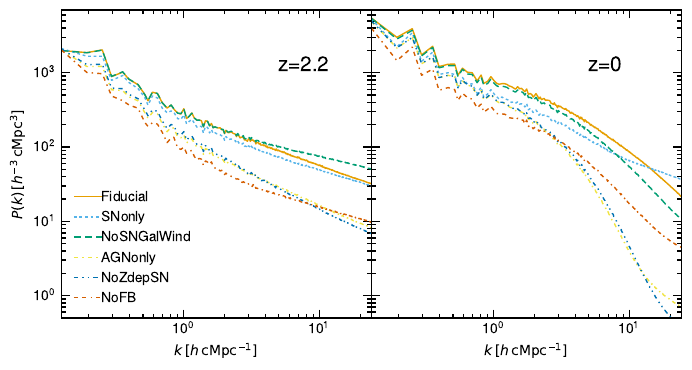

This figure's Python source:

import numpy as np
import matplotlib.pyplot as plt


# 1x2 grid of plots
fig, ax = plt.subplots(1, 2, figsize=(8, 4), sharex=True, sharey=True)
# Adjust the spacing between subplots
plt.subplots_adjust(wspace=0, hspace=0)

BoxSize = 50
Nmesh = 1536
ax[0].set_xlim(2*np.pi/BoxSize, np.pi/BoxSize*Nmesh/4)
ax[0].set_ylim(5e-1, 7e3)
xlabel = r"$k\,[h\,{\rm cMpc}^{-1}]$"
ylabel = r"$P(k)\,[h^{-3}\,{\rm cMpc}^3]$"

ax[0].set_ylabel(ylabel)
ax[0].set_xlabel(xlabel)
ax[1].set_xlabel(xlabel)

# Panel 1: z = 2.2
d = np.loadtxt("power_spectra/Pk_nbodykit_Fiducial_z2.txt")
ax[0].plot(d[:,0], d[:,1], label="Fiducial", ms=0)

d = np.loadtxt("power_spectra/Pk_nbodykit_NoAGN_z2.txt")
ax[0].plot(d[:,0], d[:,1], label="SNonly", ms=0)

d = np.loadtxt("power_spectra/Pk_nbodykit_NoSNWind_z2.txt")
ax[0].plot(d[:,0], d[:,1], label="NoSNGalWind", ms=0)

d = np.loadtxt("power_spectra/Pk_nbodykit_NoStellar_z2.txt")
ax[0].plot(d[:,0], d[:,1], label="AGNonly", ms=0)

d = np.loadtxt("power_spectra/Pk_nbodykit_NoZdepSN_z2.txt")
ax[0].plot(d[:,0], d[:,1], label="NoZdepSN", ms=0)

d = np.loadtxt("power_spectra/Pk_nbodykit_NoFB_z2.txt")
ax[0].plot(d[:,0], d[:,1], label="NoFB", ms=0)

ax[0].text(0.7, 0.8, "z=2.2", transform=ax[0].transAxes, fontsize=15)
ax[0].set_xscale("log")
ax[0].set_yscale("log")

ax[0].legend(loc="lower left", fontsize=10)


# Panel 2: z = 0
d = np.loadtxt("power_spectra/Pk_nbodykit_Fiducial_z0.txt")
ax[1].plot(d[:,0], d[:,1], label="Fiducial", ms=0)

d = np.loadtxt("power_spectra/Pk_nbodykit_NoAGN_z0.txt")
ax[1].plot(d[:,0], d[:,1], label="SNonly", ms=0)

d = np.loadtxt("power_spectra/Pk_nbodykit_NoSNWind_z0.txt")
ax[1].plot(d[:,0], d[:,1], label="NoSNGalWind", ms=0)

d = np.loadtxt("power_spectra/Pk_nbodykit_NoStellar_z0.txt")
ax[1].plot(d[:,0], d[:,1], label="AGNonly", ms=0)

d = np.loadtxt("power_spectra/Pk_nbodykit_NoZdepSN_z0.txt")
ax[1].plot(d[:,0], d[:,1], label="NoZdepSN", ms=0)

d = np.loadtxt("power_spectra/Pk_nbodykit_NoFB_z0.txt")
ax[1].plot(d[:,0], d[:,1], label="NoFB", ms=0)

ax[1].text(0.7, 0.8, "z=0", transform=ax[1].transAxes, fontsize=15)
ax[1].set_xscale("log")
ax[1].set_yscale("log")

# ax[1].legend(loc="lower right", fontsize=10)

plt.savefig("fig11_metalPk.pdf", bbox_inches="tight", dpi=300)
plt.close()
